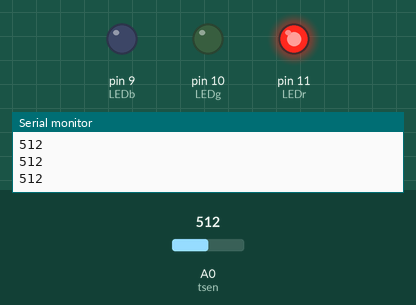
A sketch run on a simulated Arduino Uno, built with avr-gcc and run on an emulated ATmega328P. Parts: output pins drawn as LEDs (lit = HIGH), the last lines printed to the serial monitor. Inputs (shaded band) come from the test bench; at power-on: A0 (tsen) = 512.

Above: at 1.3 s.
1.4 s: A0 (tsen) set to 159
3.2 s: A0 (tsen) set to 145
At 5.2 s:
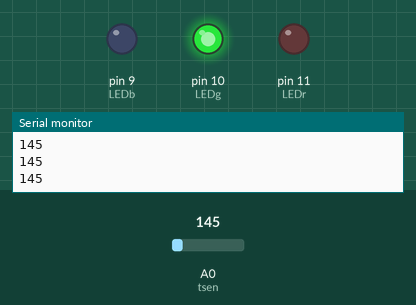
5.5 s: A0 (tsen) set to 129
At 7.0 s:
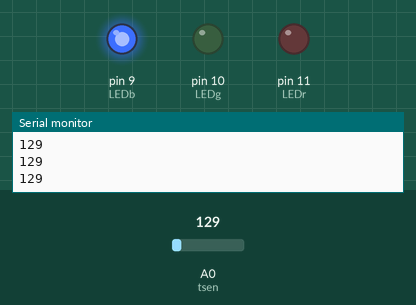
7.5 s: A0 (tsen) set to 149
At 8.6 s:
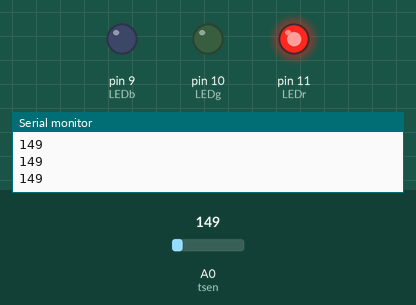
9.5 s: A0 (tsen) set to 130
At 11.3 s:
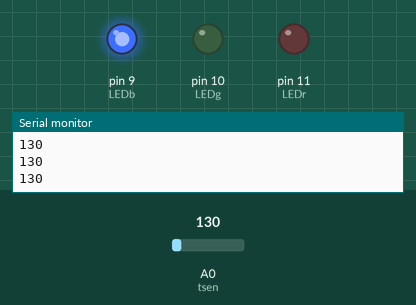
Timing chart, 0 to 12.5 s (numbered marks = the images above; inputs shaded):
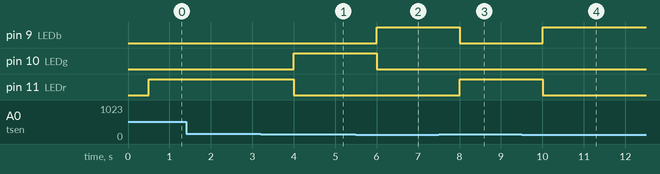

The sketch:

TempSen.ino
```cpp
const int LEDr = 11;
const int LEDg = 10;
const int LEDb = 9;
const int tsen = 0;
int tval = 0;

void setup() {
  // put your setup code here, to run once:
  pinMode(LEDr, OUTPUT);
  pinMode(LEDg, OUTPUT);
  pinMode(LEDb, OUTPUT);
  pinMode(tsen, INPUT);

  Serial.begin(9600);
}

void loop() {
  // put your main code here, to run repeatedly:
  tval = analogRead(tsen);
  Serial.println(tval);
  delay(500);

  if (tval <= 139)
  {
    digitalWrite(LEDb, HIGH);
    digitalWrite(LEDr, LOW);
    digitalWrite(LEDg, LOW);
  }
  else if (tval > 140 && tval < 146)
  {
    digitalWrite(LEDb, LOW);
    digitalWrite(LEDr, LOW);
    digitalWrite(LEDg, HIGH);
  }
  else if (tval >= 147)
  {
    digitalWrite(LEDb, LOW);
    digitalWrite(LEDr, HIGH);
    digitalWrite(LEDg, LOW);
  }
}
```

Measured:
- the behaviour switches between 146 and 145 on A0 (tsen) (found by bisection; images 0 and 1)
- after the input at 3.2 s, pin 10 (LEDg): LOW → HIGH after 0.80 s; pin 11 (LEDr): HIGH → LOW after 0.80 s
- after the input at 5.5 s, pin 9 (LEDb): LOW → HIGH after 0.50 s; pin 10 (LEDg): HIGH → LOW after 0.50 s
- after the input at 7.5 s, pin 9 (LEDb): HIGH → LOW after 0.51 s; pin 11 (LEDr): LOW → HIGH after 0.51 s
- after the input at 9.5 s, pin 9 (LEDb): LOW → HIGH after 0.51 s; pin 11 (LEDr): HIGH → LOW after 0.51 s
